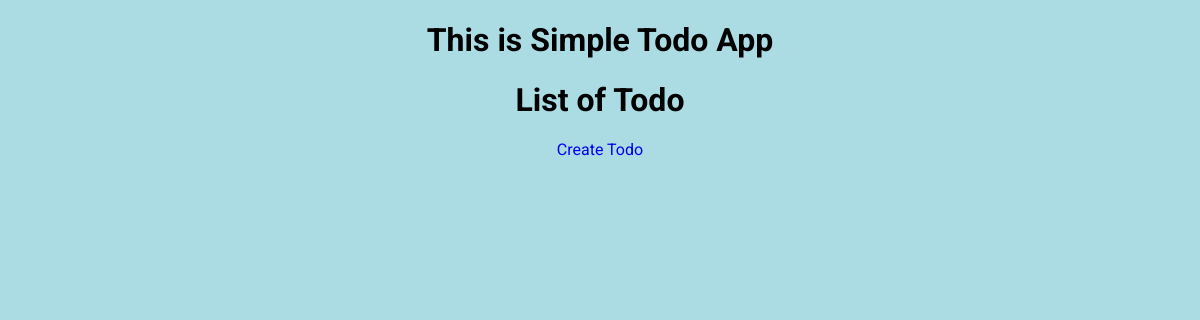
Before: /todos/ with the older database file.
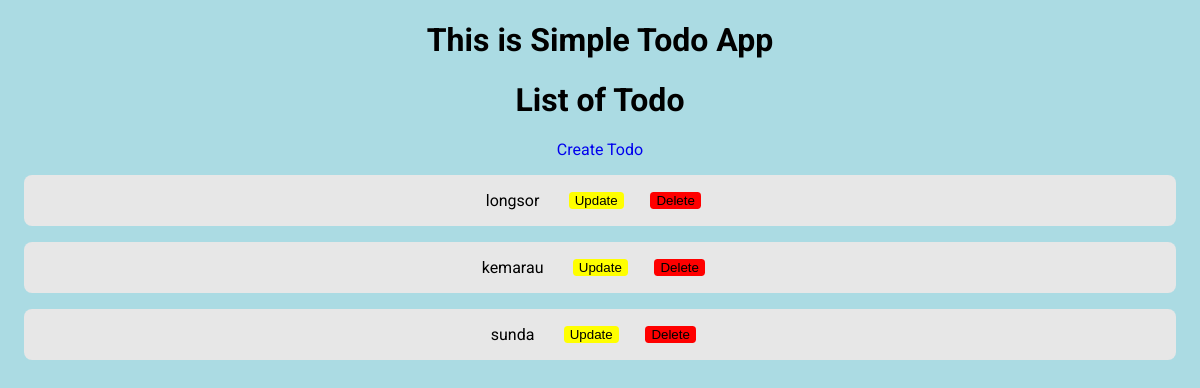
After: the same page with the newer database file.
### todos/models.py (models this page shows, shortened)
class Todo(models.Model):
    todo_text = models.CharField(default="", max_length=200)
    created_date = models.DateTimeField(default=timezone.now)
    todo_status = models.BooleanField(default=False)

### todos/views.py (the view)
# urls.py: path('', views.IndexView.as_view(), name='index'),
class IndexView(generic.ListView):
    model = Todo
    template_name = 'todos/index.html'

### todos/templates/todos/index.html (shortened to what this page needs)
{% extends 'base.html' %}
{% block content %}
<h1>List of Todo</h1>
<a href="{% url 'todos:create' %}">Create Todo</a>
<div class="todo_list">
    {% for todo in todo_list %}
    <div class="todo">
        <p>{{ todo.todo_text }}</p>
        <div class="todo--button">
            <a href="{% url 'todos:update' todo.id %}">
                <button class="button--update">
                    Update
                </button>
            </a>
            <form action="{% url 'todos:delete' todo.id %}" method="post">
                <button type="submit" class="button--delete">Delete</button>
            </form>
        </div>
    </div>
</div>
{% endfor %}
{% endblock %}

Changed rows visible on the page:
added Todo: todo_text "longsor"
added Todo: todo_text "kemarau"
added Todo: todo_text "sunda"
